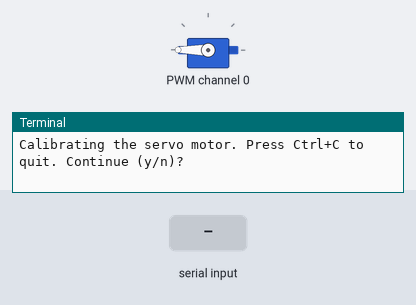
Simulated run of this program. Board: Raspberry Pi (BCM pin numbers). Shown: servo, the last lines printed to the terminal. The inputs (shaded band) are chosen by the test bench. Servo angles are drawn from the pulse width (0.5 ms = 0°, 2.5 ms = 180°).

Above: at 1.2 s.
1.3 s: "y" typed at the terminal, then Enter
At 1.6 s:
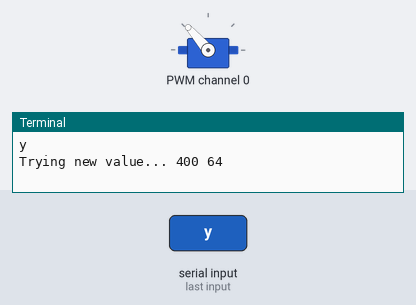
2.8 s: "n" typed at the terminal, then Enter
At 4.8 s:
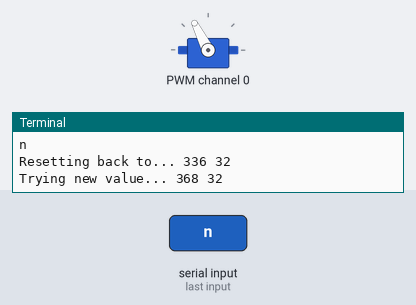
5.3 s: "90" typed at the terminal, then Enter
At 6.7 s:
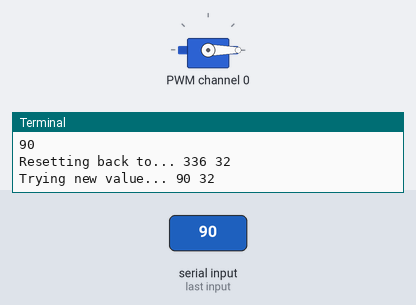
7.8 s: "200" typed at the terminal, then Enter
At 9.8 s:
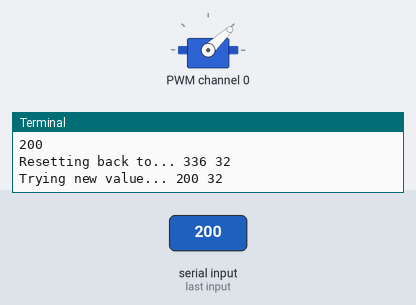
10.3 s: "n" typed at the terminal, then Enter
At 10.8 s:
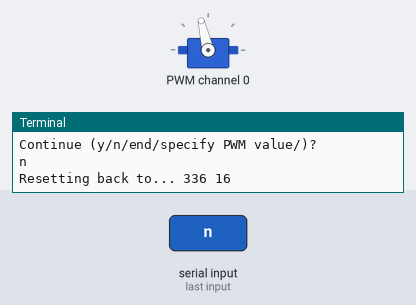
12.8 s: "5" typed at the terminal, then Enter
At 14.0 s:
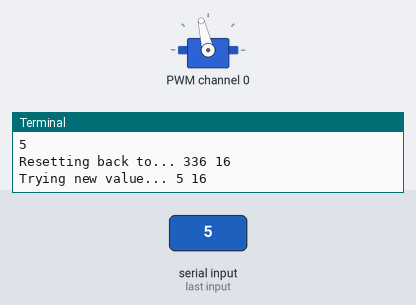
Timing chart, 0 to 15.3 s (numbered marks = the images above; inputs shaded):
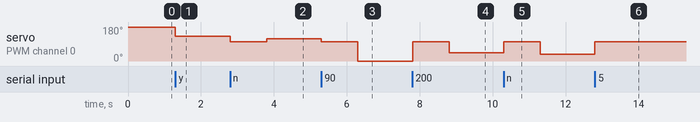

Measured:
- after the input at 1.3 s, servo on PWM channel 0: 180° → 131° at once
- after the input at 2.8 s, servo on PWM channel 0: 131° → 103° at once, → 117° 1.0 s later
- after the input at 5.3 s, servo on PWM channel 0: 117° → 103° at once, → 0° 1.0 s later
- after the input at 7.8 s, servo on PWM channel 0: 0° → 103° at once, → 43° 1.0 s later
- after the input at 10.3 s, servo on PWM channel 0: 43° → 103° at once, → 36° 1.0 s later
- after the input at 12.8 s, servo on PWM channel 0: 36° → 103° at once

The program:

servo_board.py
```python
"""Adafruit PCA9685 servo board."""
import sys

import Adafruit_PCA9685

from rpi.server.servo.motor import ServoMotor


class AdafruitServoMotor(ServoMotor):
    """Servo motor like MG996R."""

    def __init__(self, channel=0, i2c_address=0x40, pwm_frequency=50, servo_min=115, servo_max=540,
                 min_angle=0.0, max_angle=180.0):
        """Construct the servo motor.

        Check channel and address using:
            sudo i2cdetect -y 1
        The defaults above (servo_min, servo_max) = (115, 540) are for one servo motor MG996R
        and (125, 480) for another servo motor MG996R.
        """
        super().__init__(Adafruit_PCA9685.PCA9685(address=i2c_address), pwm_frequency, servo_min, servo_max,
                         min_angle, max_angle)
        self._channel = channel
        self._i2c_address = i2c_address
        self._servo.set_pwm_freq(self._pwm_frequency)

        self._angle = 90
        self.set_pwm_by_angle(self._angle)

    def set_pwm(self, pulse, calibrating=False):
        """Set the PWM pulse with 12 bit resolution."""
        pulse = int(round(pulse))
        if not calibrating:
            pulse, angle = self._get_valid_servo_value(pulse)
            self._angle = angle
        self._servo.set_pwm(self._channel, 0, pulse)
        return self._angle, pulse

    def stop(self):
        """Stop the servo - used for cleaning up the motor."""
        pass


if __name__ == "__main__":
    servo_channel = 0
    if len(sys.argv) >= 2:
        servo_channel = int(sys.argv[1])
    servo_motor = AdafruitServoMotor(channel=servo_channel)
    low, high = servo_motor.calibrate()
    print("servo_min =", low, "servo_max =", high)
```

motor.py
```python
"""Control the servo motor."""
import time
from abc import ABC, abstractmethod


class ServoMotor(ABC):
    """Servo motor control."""

    def __init__(self, servo, pwm_frequency, servo_min, servo_max, min_angle=0.0, max_angle=180.0):
        """Setup the servo motor on a given pin id."""
        self._servo = servo
        self._pwm_frequency = pwm_frequency

        assert 0 <= servo_min < servo_max
        self._servo_min = servo_min
        self._servo_max = servo_max

        assert 0.0 <= min_angle < max_angle <= 180.0
        self._min_angle = min_angle
        self._max_angle = max_angle
        self._angle = 0

    @abstractmethod
    def set_pwm(self, pulse, calibrating=False):
        """Turn the servo motor by specifying a PWM signal directly. Returns (angle, PWM pulse)."""
        NotImplementedError("set_pwm() must be implemented...")

    @abstractmethod
    def stop(self):
        """Stop the servo - used for cleaning up the motor."""
        NotImplementedError("stop() must be implemented...")

    def calibrate(self):
        """Calibrate the servo motor."""
        user_input = input("Calibrating the servo motor. Press Ctrl+C to quit. Continue (y/n)? ")
        if user_input.lower() != "y":
            print("Aborting...")
            return None, None

        servo_max = self._sweep(64)
        servo_min = self._sweep(-64)
        return servo_min, servo_max

    def set_pwm_in_angle(self, angle):
        """Turn the servo motor to an absolute angle (degrees)."""
        angle = self._get_valid_servo_angle(angle)
        pulse = self._angle_to_pwm(angle)
        self._angle = angle
        self.set_pwm(pulse)
        return self._angle, pulse

    def set_pwm_by_angle(self, angle):
        """Turn the servo motor by an angle, positive or negative."""
        new_angle = self._angle + angle
        return self.set_pwm_in_angle(new_angle)

    def get_servo_min(self):
        """Get the minimum servo PWM value."""
        return self._servo_min

    def get_servo_max(self):
        """Get the maximum servo PWM value."""
        return self._servo_max

    def _angle_to_pwm(self, angle):
        """Map the angle to a PWM value."""
        return (angle - self._min_angle) * (self._servo_max - self._servo_min) / (self._max_angle - self._min_angle) \
            + self._servo_min

    def _pwm_to_angle(self, pulse):
        """Map the PWM value to an angle."""
        return (pulse - self._servo_min) * (self._max_angle - self._min_angle) / (self._servo_max - self._servo_min) \
            + self._min_angle

    def _get_valid_servo_value(self, pulse):
        """Convert the input servo value to a valid value."""
        angle = self._pwm_to_angle(pulse)
        if pulse >= self._servo_max:
            pulse = self._servo_max
            angle = self._max_angle
        if pulse <= self._servo_min:
            pulse = self._servo_min
            angle = self._min_angle
        return int(round(pulse)), angle

    def _get_valid_servo_angle(self, angle):
        """Convert the input servo angle to a valid value."""
        if angle < self._min_angle:
            angle = self._min_angle
        if angle > self._max_angle:
            angle = self._max_angle
        return angle

    def _sweep(self, delta, test_value=400):
        """If delta > 0, we are trying to find the max value and vice versa."""
        delta = int(delta)
        reset_value = test_value - delta
        while True:
            print("Trying new value...", test_value, delta)
            self.set_pwm(test_value, calibrating=True)
            time.sleep(1)

            user_input = input("Continue (y/n/end/specify PWM value/)? ")
            # increase or decrease the value to try based on user response on how the motor moved
            if user_input.lower() == "n":
                test_value -= delta
                delta //= 2
            if user_input.lower() == "end" or -1 <= delta <= 1:
                print("Best max servo value =", test_value)
                self.set_pwm(reset_value, calibrating=True)
                return test_value

            try:
                input_value = int(user_input)
            except ValueError:
                input_value = None
            if input_value:
                test_value = input_value
            else:
                test_value += delta

            print("Resetting back to...", reset_value, delta)
            self.set_pwm(reset_value, calibrating=True)
            time.sleep(1)

    def __del__(self):
        """Cleanup the servo motor when the object is deleted."""
        self.stop()
```
